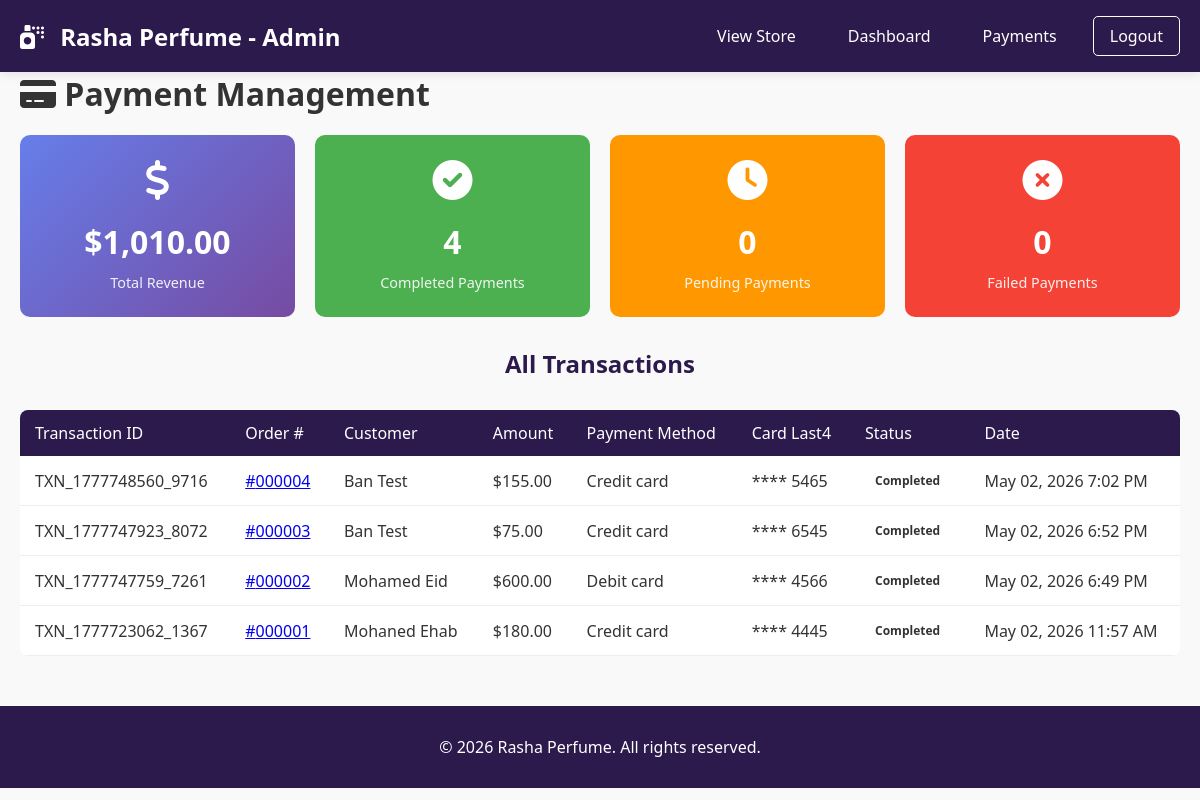
The page /rasha-perfume/admin/payments.php (signed in) on the database its author committed.
### tables this page shows
CREATE TABLE `payments` (
  `id` int NOT NULL AUTO_INCREMENT,
  `order_id` int NOT NULL,
  `payment_method` varchar(50) NOT NULL,
  `card_number_last4` varchar(4) DEFAULT NULL,
  `card_holder_name` varchar(100) DEFAULT NULL,
  `amount` decimal(10,2) NOT NULL,
  `payment_status` enum('pending','completed','failed','refunded') DEFAULT 'pending',
  `transaction_id` varchar(100) DEFAULT NULL,
  `payment_date` timestamp NULL DEFAULT CURRENT_TIMESTAMP,
  PRIMARY KEY (`id`),
  KEY `idx_payments_order_id` (`order_id`),
  KEY `idx_payments_status` (`payment_status`),
  KEY `idx_payments_date` (`payment_date`),
  CONSTRAINT `payments_ibfk_1` FOREIGN KEY (`order_id`) REFERENCES `orders` (`id`) ON DELETE CASCADE
);

CREATE TABLE `orders` (
  `id` int NOT NULL AUTO_INCREMENT,
  `user_id` int NOT NULL,
  `total_amount` decimal(10,2) NOT NULL,
  `status` enum('pending','processing','shipped','delivered','cancelled') DEFAULT 'pending',
  `shipping_address` text NOT NULL,
  `phone` varchar(20) DEFAULT NULL,
  `created_at` timestamp NULL DEFAULT CURRENT_TIMESTAMP,
  PRIMARY KEY (`id`),
  KEY `idx_orders_user_id` (`user_id`),
  KEY `idx_orders_status` (`status`),
  KEY `idx_orders_created_at` (`created_at`),
  CONSTRAINT `orders_ibfk_1` FOREIGN KEY (`user_id`) REFERENCES `users` (`id`) ON DELETE CASCADE
);

CREATE TABLE `users` (
  `id` int NOT NULL AUTO_INCREMENT,
  `name` varchar(100) NOT NULL,
  `email` varchar(100) NOT NULL,
  `password` varchar(255) NOT NULL,
  `is_admin` tinyint(1) DEFAULT '0',
  `created_at` timestamp NULL DEFAULT CURRENT_TIMESTAMP,
  `phone` varchar(20) DEFAULT NULL,
  `address` text,
  `last_login` timestamp NULL DEFAULT NULL,
  `status` enum('active','inactive','banned') DEFAULT 'active',
  PRIMARY KEY (`id`),
  UNIQUE KEY `email` (`email`),
  KEY `idx_users_email` (`email`)
);

### rasha-perfume/admin/payments.php (the view, shortened to what this page needs)
<?php
require_once '../php/config.php';
$stmt = $pdo->query("
    SELECT p.*, o.id as order_id, o.total_amount, u.name as user_name
    FROM payments p
    JOIN orders o ON p.order_id = o.id
    JOIN users u ON o.user_id = u.id
    ORDER BY p.payment_date DESC
");
$payments = $stmt->fetchAll(PDO::FETCH_ASSOC);
$totalRevenue = $pdo->query("SELECT SUM(amount) FROM payments WHERE payment_status = 'completed'")->fetchColumn();
$completedPayments = $pdo->query("SELECT COUNT(*) FROM payments WHERE payment_status = 'completed'")->fetchColumn();
$pendingPayments = $pdo->query("SELECT COUNT(*) FROM payments WHERE payment_status = 'pending'")->fetchColumn();
$failedPayments = $pdo->query("SELECT COUNT(*) FROM payments WHERE payment_status = 'failed'")->fetchColumn();
?>
<!DOCTYPE html>
<html lang="en">
<head>
    <link rel="stylesheet" href="../css/style.css">
    <link rel="stylesheet" href="../css/admin.css">
    <link href="https://cdnjs.cloudflare.com/ajax/libs/font-awesome/6.0.0/css/all.min.css" rel="stylesheet">
</head>
<body>
    <nav class="navbar">
        <div class="container">
            <div class="nav-brand">
                <a href="index.php"><i class="fas fa-spray-can"></i> Rasha Perfume - Admin</a>
            </div>
            <div class="nav-links">
                <a href="../index.php" class="nav-link">View Store</a>
                <a href="index.php" class="nav-link">Dashboard</a>
                <a href="payments.php" class="nav-link active">Payments</a>
                <a href="../php/logout.php" class="btn-auth">Logout</a>
            </div>
        </div>
    </nav>
    <main>
        <div class="container">
            <h1><i class="fas fa-credit-card"></i> Payment Management</h1>
            <div class="stats-grid">
                <div class="stat-card" style="background: linear-gradient(135deg, #667eea, #764ba2);">
                    <i class="fas fa-dollar-sign"></i>
                    <h3>$<?php echo number_format($totalRevenue, 2); ?></h3>
                    <p>Total Revenue</p>
                </div>
                <div class="stat-card" style="background: #4caf50;">
                    <i class="fas fa-check-circle"></i>
                    <h3><?php echo $completedPayments; ?></h3>
                    <p>Completed Payments</p>
                </div>
                <div class="stat-card" style="background: #ff9800;">
                    <i class="fas fa-clock"></i>
                    <h3><?php echo $pendingPayments; ?></h3>
                    <p>Pending Payments</p>
                </div>
                <div class="stat-card" style="background: #f44336;">
                    <i class="fas fa-times-circle"></i>
                    <h3><?php echo $failedPayments; ?></h3>
                    <p>Failed Payments</p>
                </div>
            </div>
            <div class="payments-table-container">
                <h2>All Transactions</h2>
                <?php if(empty($payments)): ?>
                    <div class="empty-state">
                        <i class="fas fa-credit-card"></i>
                        <p>No payments found</p>
                    </div>
                <?php else: ?>
                    <table class="admin-table">
                        <thead>
                            <tr>
                                <th>Transaction ID</th>
                                <th>Order #</th>
                                <th>Customer</th>
                                <th>Amount</th>
                                <th>Payment Method</th>
                                <th>Card Last4</th>
                                <th>Status</th>
                                <th>Date</th>
                            </tr>
                        </thead>
                        <tbody>
                            <?php foreach($payments as $payment): ?>
                                <tr>
                                    <td><?php echo htmlspecialchars($payment['transaction_id']); ?></td>
                                    <td>
                                        <a href="order_details.php?id=<?php echo $payment['order_id']; ?>">
                                            #<?php echo str_pad($payment['order_id'], 6, '0', STR_PAD_LEFT); ?>
                                        </a>
                                    </td>
                                    <td><?php echo htmlspecialchars($payment['user_name']); ?></td>
                                    <td>$<?php echo number_format($payment['amount'], 2); ?></td>
                                    <td><?php echo ucfirst(str_replace('_', ' ', $payment['payment_method'])); ?></td>
                                    <td><?php echo $payment['card_number_last4'] ? '**** ' . $payment['card_number_last4'] : 'N/A'; ?></td>
                                    <td>
                                        <span class="status-badge status-<?php echo $payment['payment_status']; ?>">
                                            <?php echo ucfirst($payment['payment_status']); ?>
                                        </span>
                                    </td>
                                    <td><?php echo date('M d, Y g:i A', strtotime($payment['payment_date'])); ?></td>
                                </tr>
                            <?php endforeach; ?>
                        </tbody>
                    </table>
                <?php endif; ?>
            </div>
        </div>
    </main>
    <footer class="footer">
        <div class="container">
            <p>&copy; 2026 Rasha Perfume. All rights reserved.</p>
        </div>
    </footer>
</body>
</html>

### rasha-perfume/css/style.css (style rules this page uses)
* { margin: 0; padding: 0; box-sizing: border-box; }
body { font-family: 'Segoe UI', Tahoma, Geneva, Verdana, sans-serif; background-color: #f9f9f9; color: #333; }
.container { max-width: 1200px; margin: 0 auto; padding: 0 20px; }
.navbar { background-color: #2c1a4d; color: white; padding: 1rem 0; position: sticky; top: 0; z-index: 1000; box-shadow: 0 2px 10px rgba(0,0,0,0.1); }
.navbar .container { display: flex; justify-content: space-between; align-items: center; }
.nav-brand a { color: white; text-decoration: none; font-size: 1.5rem; font-weight: bold; }
.nav-brand i { margin-right: 10px; }
.nav-links { display: flex; gap: 20px; align-items: center; flex-wrap: wrap; }
.nav-link { color: white; text-decoration: none; padding: 8px 16px; border-radius: 5px; transition: background 0.3s; }
.btn-auth { background-color: transparent; border: 1px solid white; color: white; padding: 8px 16px; border-radius: 5px; cursor: pointer; transition: all 0.3s; text-decoration: none; display: inline-block; }
h2 { text-align: center; margin-bottom: 30px; color: #2c1a4d; }
.footer { background-color: #2c1a4d; color: white; text-align: center; padding: 30px 0; margin-top: 50px; }

### rasha-perfume/css/admin.css (style rules this page uses)
.stats-grid { display: grid; grid-template-columns: repeat(auto-fit, minmax(220px, 1fr)); gap: 20px; margin-top: 20px; }
.stat-card { background: linear-gradient(135deg, #667eea 0%, #764ba2 100%); color: white; padding: 25px; border-radius: 10px; text-align: center; transition: transform 0.3s; }
.stat-card i { font-size: 2.5rem; margin-bottom: 10px; }
.stat-card h3 { font-size: 2rem; margin: 10px 0; }
.stat-card p { font-size: 0.9rem; opacity: 0.9; }
.admin-table { width: 100%; background: white; border-radius: 8px; overflow: hidden; border-collapse: collapse; }
.admin-table th { background: #2c1a4d; color: white; padding: 12px 15px; text-align: left; font-weight: 500; }
.admin-table td { padding: 12px 15px; border-bottom: 1px solid #eee; }
.stats-grid { display: grid; grid-template-columns: repeat(auto-fit, minmax(220px, 1fr)); gap: 20px; margin-bottom: 30px; }
.admin-table { width: 100%; border-collapse: collapse; }
.status-badge { display: inline-block; padding: 4px 10px; border-radius: 3px; font-size: 0.75rem; font-weight: bold; }

### rows shown on the page
payments: transaction "TXN_1777748560_9716", order "000004", users.name "Ban Test", amount "155.00", payment_method "Credit card", card_number_last4 "5465", payment_status "Completed", payment_date "May 02, 2026 7:02 PM"
payments: transaction "TXN_1777747923_8072", order "000003", users.name "Ban Test", amount "75.00", payment_method "Credit card", card_number_last4 "6545", payment_status "Completed", payment_date "May 02, 2026 6:52 PM"
payments: transaction "TXN_1777747759_7261", order "000002", users.name "Mohamed Eid", amount "600.00", payment_method "Debit card", card_number_last4 "4566", payment_status "Completed", payment_date "May 02, 2026 6:49 PM"
payments: transaction "TXN_1777723062_1367", order "000001", users.name "Mohaned Ehab", amount "180.00", payment_method "Credit card", card_number_last4 "4445", payment_status "Completed", payment_date "May 02, 2026 11:57 AM"

### other values the page prints
$totalRevenue "1,010.00"
$completedPayments "4"
$pendingPayments "0"
$failedPayments "0"
